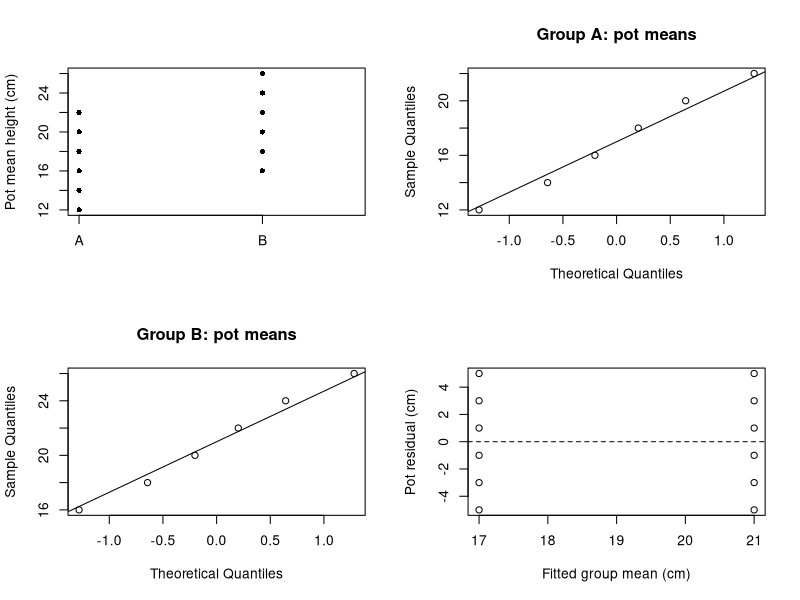

R code for this plot:
# Original teaching case: 12 pots, three plants per pot.
# These values are constructed, not a simulated random sample.
# Treatment was assigned to pots; plants within a pot are subsamples.
# The prespecified response is the mean height of the three plants per pot.
raw <- read.csv(text = "pot,treatment,plant,height_cm
P01,A,S1,11
P01,A,S2,12
P01,A,S3,13
P02,B,S1,15
P02,B,S2,16
P02,B,S3,17
P03,B,S1,17
P03,B,S2,18
P03,B,S3,19
P04,A,S1,13
P04,A,S2,14
P04,A,S3,15
P05,A,S1,15
P05,A,S2,16
P05,A,S3,17
P06,B,S1,19
P06,B,S2,20
P06,B,S3,21
P07,A,S1,17
P07,A,S2,18
P07,A,S3,19
P08,B,S1,21
P08,B,S2,22
P08,B,S3,23
P09,B,S1,23
P09,B,S2,24
P09,B,S3,25
P10,A,S1,19
P10,A,S2,20
P10,A,S3,21
P11,B,S1,25
P11,B,S2,26
P11,B,S3,27
P12,A,S1,21
P12,A,S2,22
P12,A,S3,23", stringsAsFactors = FALSE)

# Audit identities and completeness before aggregating.
stopifnot(nrow(raw) == 36L, !anyNA(raw),
          all(is.finite(raw$height_cm)),
          !anyDuplicated(raw[c("pot", "plant")]),
          all(table(raw$pot) == 3L),
          all(tapply(raw$treatment, raw$pot,
                     function(x) length(unique(x))) == 1L))
pot <- aggregate(height_cm ~ pot + treatment, data = raw, FUN = mean)
stopifnot(nrow(pot) == 12L, !anyDuplicated(pot$pot),
          all(table(pot$treatment) == 6L))
print(raw)
print(pot)

# Six independent pot responses per group, not eighteen plant responses.
a <- pot$height_cm[pot$treatment == "A"]
b <- pot$height_cm[pot$treatment == "B"]
group_summary <- data.frame(
  treatment = c("A", "B"), n = c(length(a), length(b)),
  mean_cm = c(mean(a), mean(b)), variance_cm2 = c(var(a), var(b)),
  sd_cm = c(sd(a), sd(b))
)
print(group_summary)

# Inspect the pot-level response distributions and residuals.
# With only six pots per group, plots cannot establish Normality.
# Independence and randomization must be checked against the study protocol.
par(mfrow = c(2, 2))
stripchart(height_cm ~ treatment, data = pot, vertical = TRUE,
           method = "stack", pch = 16, ylab = "Pot mean height (cm)")
qqnorm(a, main = "Group A: pot means"); qqline(a)
qqnorm(b, main = "Group B: pot means"); qqline(b)
fitted_means <- ave(pot$height_cm, pot$treatment, FUN = mean)
plot(fitted_means, pot$height_cm - fitted_means,
     xlab = "Fitted group mean (cm)", ylab = "Pot residual (cm)")
abline(h = 0, lty = 2)
par(mfrow = c(1, 1))

# Prespecified two-sided comparison B minus A, alpha = 0.05.
# Welch inference is conditional on a suitable independent pot-level model.
# Similar observed variances do not prove equal population variances.
fit <- t.test(b, a, alternative = "two.sided", var.equal = FALSE,
              conf.level = 0.95)
print(fit)

# Reproduce the same calculation explicitly.
estimate <- mean(b) - mean(a)
vb <- var(b) / length(b)
va <- var(a) / length(a)
se <- sqrt(vb + va)
df <- (vb + va)^2 / (vb^2 / (length(b) - 1) +
                      va^2 / (length(a) - 1))
statistic <- estimate / se
p_value <- 2 * pt(-abs(statistic), df)
ci <- estimate + c(-1, 1) * qt(0.975, df) * se
print(c(estimate = estimate, se = se, df = df, t = statistic,
        p = p_value, lower = ci[1], upper = ci[2]))
stopifnot(abs(se - fit$stderr) < 1e-10,
          abs(p_value - fit$p.value) < 1e-10,
          max(abs(ci - fit$conf.int)) < 1e-8)

# Deliberately INVALID comparison: treating plants as independent replicates.
# This calculation illustrates pseudoreplication; it is not inferential evidence.
wrong <- t.test(raw$height_cm[raw$treatment == "B"],
                raw$height_cm[raw$treatment == "A"])
print(data.frame(
  analysis = c("Pot-level model", "INVALID independent-plant model"),
  n_per_group = c(length(a), sum(raw$treatment == "A")),
  estimate = c(estimate, unname(wrong$estimate[1] - wrong$estimate[2])),
  se = c(fit$stderr, wrong$stderr),
  df = c(unname(fit$parameter), unname(wrong$parameter)),
  p = c(fit$p.value, wrong$p.value),
  lower = c(fit$conf.int[1], wrong$conf.int[1]),
  upper = c(fit$conf.int[2], wrong$conf.int[2])
))

# P > 0.05 is insufficient evidence of a difference, not proof of equivalence.
# Random treatment assignment does not supply random population sampling.
# The interval relies on the pot-level model, not an exact randomization test.
sessionInfo()
